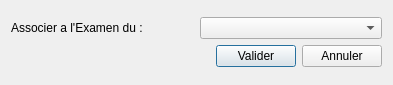
<?xml version="1.0" encoding="UTF-8"?>
<ui version="4.0">
 <class>Associer</class>
 <widget class="QDialog" name="Associer">
  <property name="geometry">
   <rect>
    <x>0</x>
    <y>0</y>
    <width>393</width>
    <height>85</height>
   </rect>
  </property>
  <property name="windowTitle">
   <string>Dialog</string>
  </property>
  <layout class="QGridLayout" name="gridLayout">
   <item row="0" column="0">
    <layout class="QVBoxLayout" name="verticalLayout">
     <item>
      <layout class="QHBoxLayout" name="horizontalLayout_2">
       <item>
        <widget class="QLabel" name="label">
         <property name="text">
          <string>Associer a l'Examen du : </string>
         </property>
        </widget>
       </item>
       <item>
        <widget class="QComboBox" name="comboBox"/>
       </item>
      </layout>
     </item>
     <item>
      <layout class="QHBoxLayout" name="horizontalLayout">
       <item>
        <spacer name="horizontalSpacer">
         <property name="orientation">
          <enum>Qt::Horizontal</enum>
         </property>
         <property name="sizeHint" stdset="0">
          <size>
           <width>40</width>
           <height>20</height>
          </size>
         </property>
        </spacer>
       </item>
       <item>
        <widget class="QPushButton" name="pushButton_Valider">
         <property name="text">
          <string>Valider</string>
         </property>
        </widget>
       </item>
       <item>
        <widget class="QPushButton" name="pushButton_Annuler">
         <property name="text">
          <string>Annuler</string>
         </property>
        </widget>
       </item>
      </layout>
     </item>
    </layout>
   </item>
  </layout>
 </widget>
 <resources/>
 <connections/>
</ui>
